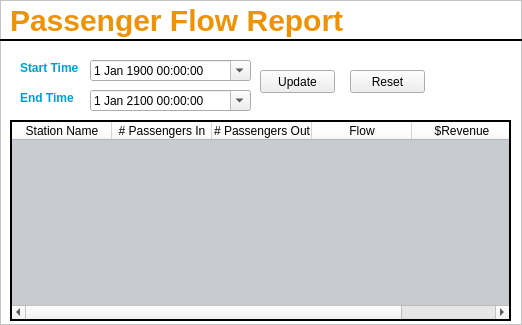
<?xml version="1.0" encoding="UTF-8"?>
<ui version="4.0">
 <class>Frame</class>
 <widget class="QFrame" name="Frame">
  <property name="geometry">
   <rect>
    <x>0</x>
    <y>0</y>
    <width>522</width>
    <height>325</height>
   </rect>
  </property>
  <property name="windowTitle">
   <string>Passenger Flow Report</string>
  </property>
  <property name="windowIcon">
   <iconset resource="../qtResources.qrc">
    <normaloff>:/newPrefix/ui/marta-logo.png</normaloff>:/newPrefix/ui/marta-logo.png</iconset>
  </property>
  <property name="styleSheet">
   <string notr="true">QFrame {background-color: #ffffff} 
QLabel {color: #009fd7; font-weight: bold;}
#frameLabelTop {background-color: transparent; color: #ee9306; font-size: 30px;}</string>
  </property>
  <property name="frameShape">
   <enum>QFrame::StyledPanel</enum>
  </property>
  <property name="frameShadow">
   <enum>QFrame::Raised</enum>
  </property>
  <widget class="QLabel" name="frameLabelTop">
   <property name="geometry">
    <rect>
     <x>10</x>
     <y>0</y>
     <width>371</width>
     <height>41</height>
    </rect>
   </property>
   <property name="font">
    <font>
     <pointsize>-1</pointsize>
     <weight>75</weight>
     <bold>true</bold>
    </font>
   </property>
   <property name="autoFillBackground">
    <bool>false</bool>
   </property>
   <property name="styleSheet">
    <string notr="true">QLabel {background-color: transparent}</string>
   </property>
   <property name="text">
    <string>Passenger Flow Report</string>
   </property>
  </widget>
  <widget class="Line" name="line">
   <property name="windowModality">
    <enum>Qt::ApplicationModal</enum>
   </property>
   <property name="geometry">
    <rect>
     <x>0</x>
     <y>30</y>
     <width>531</width>
     <height>20</height>
    </rect>
   </property>
   <property name="maximumSize">
    <size>
     <width>16777215</width>
     <height>16777215</height>
    </size>
   </property>
   <property name="font">
    <font>
     <pointsize>8</pointsize>
    </font>
   </property>
   <property name="mouseTracking">
    <bool>true</bool>
   </property>
   <property name="autoFillBackground">
    <bool>false</bool>
   </property>
   <property name="styleSheet">
    <string notr="true">#line {background-color: transparent}</string>
   </property>
   <property name="frameShadow">
    <enum>QFrame::Plain</enum>
   </property>
   <property name="lineWidth">
    <number>2</number>
   </property>
   <property name="orientation">
    <enum>Qt::Horizontal</enum>
   </property>
  </widget>
  <widget class="QLabel" name="endTimeLabel">
   <property name="geometry">
    <rect>
     <x>20</x>
     <y>90</y>
     <width>61</width>
     <height>16</height>
    </rect>
   </property>
   <property name="text">
    <string>End Time</string>
   </property>
  </widget>
  <widget class="QLabel" name="startTimeLabel">
   <property name="geometry">
    <rect>
     <x>20</x>
     <y>60</y>
     <width>61</width>
     <height>16</height>
    </rect>
   </property>
   <property name="text">
    <string>Start Time</string>
   </property>
  </widget>
  <widget class="QPushButton" name="resetButton">
   <property name="geometry">
    <rect>
     <x>350</x>
     <y>70</y>
     <width>75</width>
     <height>23</height>
    </rect>
   </property>
   <property name="cursor">
    <cursorShape>PointingHandCursor</cursorShape>
   </property>
   <property name="text">
    <string>Reset</string>
   </property>
  </widget>
  <widget class="QPushButton" name="updateButton">
   <property name="geometry">
    <rect>
     <x>260</x>
     <y>70</y>
     <width>75</width>
     <height>23</height>
    </rect>
   </property>
   <property name="cursor">
    <cursorShape>PointingHandCursor</cursorShape>
   </property>
   <property name="text">
    <string>Update</string>
   </property>
  </widget>
  <widget class="QDateTimeEdit" name="startDateTimeEdit">
   <property name="geometry">
    <rect>
     <x>90</x>
     <y>60</y>
     <width>161</width>
     <height>21</height>
    </rect>
   </property>
   <property name="cursor">
    <cursorShape>PointingHandCursor</cursorShape>
   </property>
   <property name="wrapping">
    <bool>false</bool>
   </property>
   <property name="accelerated">
    <bool>true</bool>
   </property>
   <property name="dateTime">
    <datetime>
     <hour>0</hour>
     <minute>0</minute>
     <second>0</second>
     <year>1900</year>
     <month>1</month>
     <day>1</day>
    </datetime>
   </property>
   <property name="date">
    <date>
     <year>1900</year>
     <month>1</month>
     <day>1</day>
    </date>
   </property>
   <property name="time">
    <time>
     <hour>0</hour>
     <minute>0</minute>
     <second>0</second>
    </time>
   </property>
   <property name="minimumDateTime">
    <datetime>
     <hour>0</hour>
     <minute>0</minute>
     <second>0</second>
     <year>1900</year>
     <month>1</month>
     <day>1</day>
    </datetime>
   </property>
   <property name="minimumDate">
    <date>
     <year>1900</year>
     <month>1</month>
     <day>1</day>
    </date>
   </property>
   <property name="maximumTime">
    <time>
     <hour>0</hour>
     <minute>0</minute>
     <second>0</second>
    </time>
   </property>
   <property name="currentSection">
    <enum>QDateTimeEdit::MonthSection</enum>
   </property>
   <property name="calendarPopup">
    <bool>true</bool>
   </property>
   <property name="currentSectionIndex">
    <number>0</number>
   </property>
  </widget>
  <widget class="QDateTimeEdit" name="endDateTimeEdit">
   <property name="geometry">
    <rect>
     <x>90</x>
     <y>90</y>
     <width>161</width>
     <height>21</height>
    </rect>
   </property>
   <property name="cursor">
    <cursorShape>PointingHandCursor</cursorShape>
   </property>
   <property name="accelerated">
    <bool>true</bool>
   </property>
   <property name="dateTime">
    <datetime>
     <hour>0</hour>
     <minute>0</minute>
     <second>0</second>
     <year>2100</year>
     <month>1</month>
     <day>1</day>
    </datetime>
   </property>
   <property name="minimumDateTime">
    <datetime>
     <hour>0</hour>
     <minute>0</minute>
     <second>0</second>
     <year>2000</year>
     <month>1</month>
     <day>1</day>
    </datetime>
   </property>
   <property name="minimumDate">
    <date>
     <year>2000</year>
     <month>1</month>
     <day>1</day>
    </date>
   </property>
   <property name="calendarPopup">
    <bool>true</bool>
   </property>
  </widget>
  <widget class="QTableWidget" name="tableWidget">
   <property name="geometry">
    <rect>
     <x>10</x>
     <y>120</y>
     <width>501</width>
     <height>201</height>
    </rect>
   </property>
   <property name="focusPolicy">
    <enum>Qt::StrongFocus</enum>
   </property>
   <property name="autoFillBackground">
    <bool>false</bool>
   </property>
   <property name="styleSheet">
    <string notr="true">#tableWidget {background-color: #c8cbd1;}</string>
   </property>
   <property name="frameShape">
    <enum>QFrame::WinPanel</enum>
   </property>
   <property name="frameShadow">
    <enum>QFrame::Plain</enum>
   </property>
   <property name="sizeAdjustPolicy">
    <enum>QAbstractScrollArea::AdjustToContents</enum>
   </property>
   <property name="editTriggers">
    <set>QAbstractItemView::NoEditTriggers</set>
   </property>
   <property name="alternatingRowColors">
    <bool>true</bool>
   </property>
   <property name="selectionMode">
    <enum>QAbstractItemView::SingleSelection</enum>
   </property>
   <property name="selectionBehavior">
    <enum>QAbstractItemView::SelectRows</enum>
   </property>
   <property name="sortingEnabled">
    <bool>true</bool>
   </property>
   <property name="columnCount">
    <number>5</number>
   </property>
   <attribute name="horizontalHeaderCascadingSectionResizes">
    <bool>false</bool>
   </attribute>
   <attribute name="horizontalHeaderStretchLastSection">
    <bool>false</bool>
   </attribute>
   <attribute name="verticalHeaderVisible">
    <bool>false</bool>
   </attribute>
   <column>
    <property name="text">
     <string>Station Name</string>
    </property>
   </column>
   <column>
    <property name="text">
     <string># Passengers In</string>
    </property>
   </column>
   <column>
    <property name="text">
     <string># Passengers Out</string>
    </property>
   </column>
   <column>
    <property name="text">
     <string>Flow</string>
    </property>
   </column>
   <column>
    <property name="text">
     <string>$Revenue</string>
    </property>
   </column>
  </widget>
 </widget>
 <resources>
  <include location="../qtResources.qrc"/>
 </resources>
 <connections/>
</ui>
